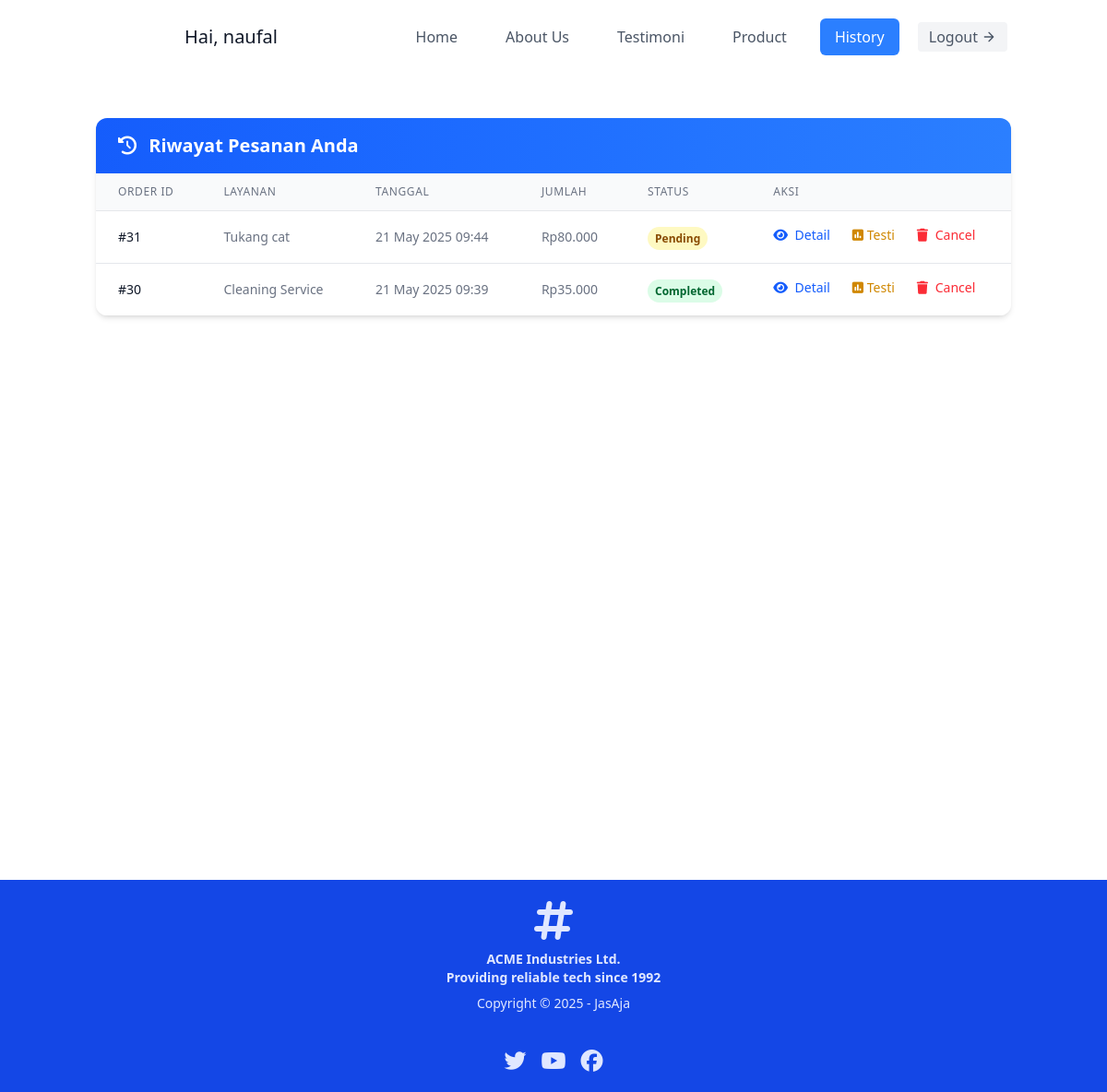
The app's page /user/history.php (signed in) with its own data.
### tables this page shows
CREATE TABLE `orders` (
  `id` int(11) NOT NULL,
  `user_id` int(11) NOT NULL,
  `service_id` int(11) NOT NULL,
  `created_at` datetime NOT NULL,
  `amount` int(11) NOT NULL,
  `status` varchar(50) NOT NULL
);

CREATE TABLE `services` (
  `id` int(11) NOT NULL,
  `name` varchar(100) NOT NULL,
  `description` text DEFAULT NULL,
  `price` int(11) NOT NULL
);

### user/history.php (the view, shortened to what this page needs)
<?php
include "../admin/koneksi.php";
$user_id = $_SESSION['id'];
$query = "SELECT o.*, s.name as service_name
          FROM orders o
          JOIN services s ON o.service_id = s.id
          WHERE o.user_id = '$user_id'
          ORDER BY o.created_at DESC";
$result = mysqli_query($conn, $query);
?>
<!DOCTYPE html>
<html class="scroll-smooth">
  <head>
    <script src="https://cdn.jsdelivr.net/npm/@tailwindcss/browser@4"></script>
    <link
      href="https://cdn.jsdelivr.net/npm/daisyui@5"
      rel="stylesheet"
      type="text/css"
    />
    <script src="https://cdn.jsdelivr.net/npm/@tailwindcss/browser@4"></script>
    <link rel="stylesheet" href="https://unpkg.com/aos@next/dist/aos.css" />
  </head>
  <body class="scroll-smooth min-h-screen">
    <?php include "navbar_history.php"?>
    <div class="container mx-auto px-4 py-8 mt-24">
      <div class="bg-white rounded-xl shadow-md overflow-hidden">
        <div class="bg-gradient-to-r from-blue-600 to-blue-500 px-6 py-4">
          <h1 class="text-xl font-semibold text-white">
            <i class="fas fa-history mr-2"></i> Riwayat Pesanan Anda
          </h1>
        </div>
        <div class="overflow-x-auto">
          <table class="min-w-full divide-y divide-gray-200">
            <thead class="bg-gray-50">
              <tr>
                <th
                  class="px-6 py-3 text-left text-xs font-medium text-gray-500 uppercase tracking-wider"
                >
                  Order ID
                </th>
                <th
                  class="px-6 py-3 text-left text-xs font-medium text-gray-500 uppercase tracking-wider"
                >
                  Layanan
                </th>
                <th
                  class="px-6 py-3 text-left text-xs font-medium text-gray-500 uppercase tracking-wider"
                >
                  Tanggal
                </th>
                <th
                  class="px-6 py-3 text-left text-xs font-medium text-gray-500 uppercase tracking-wider"
                >
                  Jumlah
                </th>
                <th
                  class="px-6 py-3 text-left text-xs font-medium text-gray-500 uppercase tracking-wider"
                >
                  Status
                </th>
                <th
                  class="px-6 py-3 text-left text-xs font-medium text-gray-500 uppercase tracking-wider"
                >
                  Aksi
                </th>
              </tr>
            </thead>
            <tbody class="bg-white divide-y divide-gray-200">
              <?php while ($order = mysqli_fetch_assoc($result)): ?>
              <tr class="hover:bg-gray-50">
                <td
                  class="px-6 py-4 whitespace-nowrap text-sm font-medium text-gray-900"
                >
                  #<?= $order['id'] ?>
                </td>
                <td class="px-6 py-4 whitespace-nowrap text-sm text-gray-500">
                  <?= htmlspecialchars($order['service_name']) ?>
                </td>
                <td class="px-6 py-4 whitespace-nowrap text-sm text-gray-500">
                  <?= date('d M Y H:i', strtotime($order['created_at'])) ?>
                </td>
                <td class="px-6 py-4 whitespace-nowrap text-sm text-gray-500">
                  Rp<?= number_format($order['amount'], 0, ',', '.') ?>
                </td>
                <td class="px-6 py-4 whitespace-nowrap">
                  <?php
                                $status_class = [
                                    'pending' =>
                  'bg-yellow-100 text-yellow-800', 'completed' => 'bg-green-100
                  text-green-800', 'in-progress' => 'bg-blue-100 text-blue-800'
                  ]; ?>
                  <span
                    class="px-2 py-1 text-xs font-semibold rounded-full <?= $status_class[strtolower($order['status'])] ?? 'bg-gray-100 text-gray-800' ?>"
                  >
                    <?= ucfirst($order['status']) ?>
                  </span>
                </td>
                <td class="flex gap-6 px-6 py-4 whitespace-nowrap text-sm text-gray-500">
                  <form action="order_detail.php" method="GET">
                    <button
                      type="submit"
                      class="text-blue-600 hover:text-blue-900 bg-white"
                    >
                      <i class="fas fa-eye mr-1"></i> Detail
                    </button>
                  </form>
                  <form action="testi.php" method="GET">
                    <button
                      type="submit"
                      class="text-yellow-600 hover:text-blue-900 bg-white"
                    >
                      <i class="fas fa-square-poll-vertical"></i> Testi
                    </button>
                  </form>
                  <form action="hapus_order.php" method="POST" onsubmit="return confirmDelete();">
                    <button
                      type="submit"
                      class="text-red-500 hover:text-blue-900 bg-white"
                    >
                      <i class="fas fa-trash mr-1 "></i> Cancel
                    </button>
                  </form>
                </td>
              </tr>
              <?php endwhile; ?>
            </tbody>
          </table>
        </div>
      </div>
    </div>
   <footer
  class="footer footer-horizontal footer-center bg-blue-700 text-primary-content p-5 fixed bottom-0 left-0 w-full"
>
  <aside>
    <i class="fa-solid fa-hashtag text-5xl"></i>
    <p class="font-bold">
      ACME Industries Ltd.
      <br />
      Providing reliable tech since 1992
    </p>
    <p>Copyright © 2025 - JasAja</p>
  </aside>
  <nav>
    <div class="grid grid-flow-col gap-4">
      <a><i class="fa-brands fa-twitter text-2xl"></i></a>
      <a><i class="fa-brands fa-youtube text-2xl"></i></a>
      <a><i class="fa-brands fa-facebook text-2xl"></i></a>
    </div>
  </nav>
</footer>
  </body>
</html>

### records on screen
orders: id "31", service.name "Tukang cat", created_at "21 May 2025 09:44", amount "80.000", status "Pending"
orders: id "30", service.name "Cleaning Service", created_at "21 May 2025 09:39", amount "35.000", status "Completed"

### other values on screen
$_SESSION['username'] "naufal"
